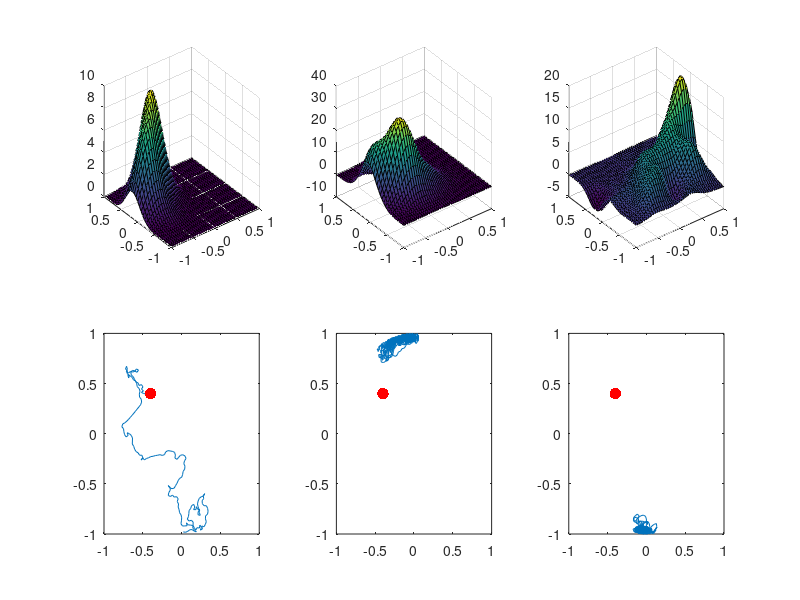
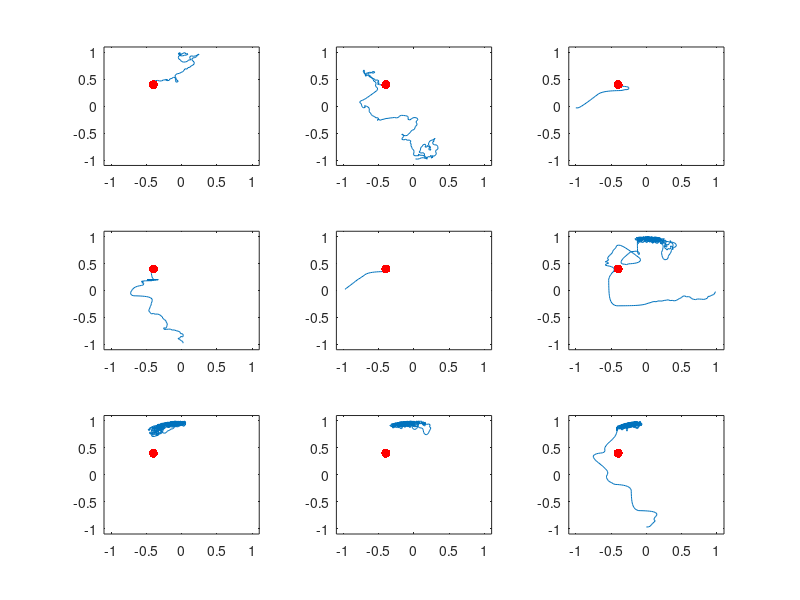
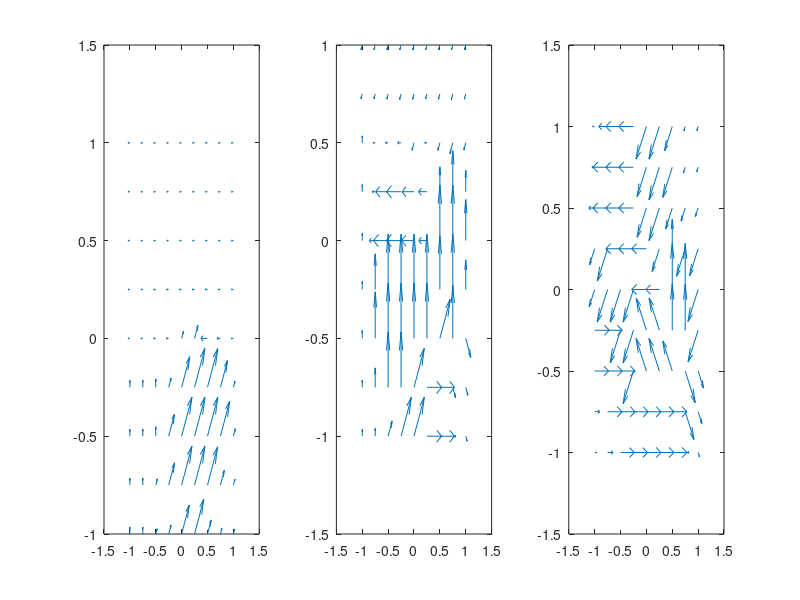

The MATLAB source for these figures, in order:
%set space
radius = 1;             %radius of the total space
r_pl = [0.05, 0.05];    %radius of platform
p_pl = [-0.4, 0.4];     %place of platform
speed = 0.3;            %swimming speed per s
dt = 0.1;
max_t_steps = 120/dt;   %timeout after 120 s
momentum = 3;           %actor:previous direction is 1:3 
p_start = [[0,-radius];[radius,0];[0,radius];[-radius,0]]; %NESW options
dist = speed*dt;        %distance moved in one time step

%vector of directions moved in one time step, north, northeast, etc.
n_directions = 8;
directions = zeros(n_directions,2);
dir_angle = linspace(2*pi/n_directions, 2*pi, n_directions);
for i = 1:n_directions; 
    directions(i,:) = [cos(dir_angle(i)), sin(dir_angle(i))]; %unit length
end       

%place cells
N = 493; %number of place cells
sigma = 0.16; %breadth of the field
%position of center of the place cells
%TO DO: spread uniformly
theta = rand(1,N)*(2*pi);
r = radius*sqrt(rand(1,N));
x = r.*cos(theta);
y = r.*sin(theta);
s = [x;y]'; %i x,y position of place cells

%init variables
z = zeros(8,N); %ji, weight from place cell i to action cell j
w = zeros(1,N); % weight from place cell i

%functions
%activity of place cell i at position p
F_f_i = @(p,i) exp(-( (sqrt((p(1)-s(i,1)).^2+(p(2)-s(i,2)).^2)) .^2) / (2*sigma^2) );

%parameters
n_trials = 22;
gamma = 0.9975; %discounting factor from DA
eps = 0.5;

dx = 0.05;
x = -1:dx:1;
y = -1:dx:1;
C_logger = zeros(n_trials,size(x,2),size(y,2));
p_logger = nan(n_trials,max_t_steps,2);
h_logger = zeros(max_t_steps,2);
pa_logger = zeros(n_trials,size(x,2),size(y,2),2);

for tr = 1:n_trials
    trialend = false;
    R = 0; %reward
    p = p_start(randi([1 4]),:); %start randomly at one of the start pos
    prev_heading = [0,0]; %initialize previous heading
    t = 1;
    
    while ~trialend
        %determine action
        f_i = F_f_i(p,1:N); %firing rates
        a_j = z(:,:)*f_i; %activity of action cell
        
%         if sum(exp(2*a_j)) == Inf
%             a_j = a_j/100000; %can't calculate probs if a_j is too large
%         end
%         if sum(exp(2*a_j)) == 0
%             P_j = ones(size(P,1),1); %can't calculate probs if all negative
%         else
            
        P_j = exp(2*a_j)/sum(exp(2*a_j)); %probs of directions
%         end
        action = find(cumsum(P_j)-rand(1) >= 0, 1);
        
        %position after action
        heading = (directions(action,:) + momentum * prev_heading)/(momentum+1);
        p_new = p + (heading /(sqrt(heading(1)^2+heading(2)^2)/dist)); %move with size dist
        %reflective walls
        if sqrt(p_new(1)^2+p_new(2)^2) >= radius
            heading = - heading; %move in opposite direction
            p_new = p + (heading /(sqrt(heading(1)^2+heading(2)^2)/dist));
        end
        
        %check if goal is reached
        if sqrt((p_new(1)-p_pl(1))^2+(p_new(2)-p_pl(2))^2) <= r_pl(1)        
            R = 1;
            trialend = true;
        end
        
        %update actor and critic
        C_p = w*f_i;
        C_p_new = w*F_f_i(p_new,1:N);
        delta = R + gamma * C_p_new - C_p;
        
        w = w + eps * delta * f_i';
        z(action,:) = z(action,:) + eps * delta * f_i';
        
        %prepare next trial
        p = p_new;
        p_logger(tr,t,:) = p;
        h_logger(t,:) = heading/(sqrt(heading(1)^2+heading(2)^2)/dist);
        prev_heading = heading;
        t = t+1;
        
        if t == max_t_steps
            trialend = true; %time-out
        end
    end
    %log the critic after trial for grid x y
    for xi = 1:size(x,2)
        for yi = 1:size(y,2)
            f_i = F_f_i([x(xi),y(yi)],1:N); %firing rates
            C_logger(tr,xi,yi) = sum(w*f_i);            
            
            %preferred action
            a_j = z(:,:)*f_i; %activity of action cell
            P_j = exp(2*a_j)/sum(exp(2*a_j)); %probs of directions
            [pr,i] = max(P_j); %max prob and index of the action
            %logarithm of unit vector times the max prob
            pa_logger(tr,xi,yi,:) = directions(i,:)*pr; 
        end
    end
end
    
%figure 3 of article
figure()
subplot(2,3,1)
surf(x,y,squeeze(C_logger(2,:,:))')
hold on;
plot3(p_pl(1),p_pl(2),C_logger(2,(int64(p_pl(1)+1)/dx),int64((p_pl(2)+1)/dx)),'marker','x','MarkerSize',20)
subplot(2,3,2)
surf(x,y,squeeze(C_logger(7,:,:))')
subplot(2,3,3)
surf(x,y,squeeze(C_logger(22,:,:))')
subplot(2,3,4)
plot(p_logger(2,:,1),p_logger(2,:,2))
hold on;
plot(p_pl(1),p_pl(2),'r.','MarkerSize',25)
axis([-1 1 -1 1])
subplot(2,3,5)
plot(p_logger(7,:,1),p_logger(7,:,2))
hold on;
plot(p_pl(1),p_pl(2),'r.','MarkerSize',25)
axis([-1 1 -1 1])
subplot(2,3,6)
plot(p_logger(22,:,1),p_logger(22,:,2))
hold on;
plot(p_pl(1),p_pl(2),'r.','MarkerSize',25)
axis([-1 1 -1 1])
hold off

%plot some sample paths
figure()
tr = [1 3 5 8 11 14 17 20 21];
for i = 1:9
    subplot(3,3,i)
    plot(p_logger(i,:,1),p_logger(i,:,2))
    axis([-1.1 1.1 -1.1 1.1])
    hold on;
    plot(p_pl(1),p_pl(2),'r.','MarkerSize',20) 
end
hold off

%plot preferred directions
%direction with max probability, vector length the log of that prob
figure()
tr = [2 7 22];
for itr = 1:size(tr,2)
    subplot(1,size(tr,2),itr)
    ind = 1:5:size(x,2);
    quiver(x(ind),y(ind),squeeze(pa_logger(tr(itr),ind,ind,1)),squeeze(pa_logger(tr(itr),ind,ind,2)))
end

